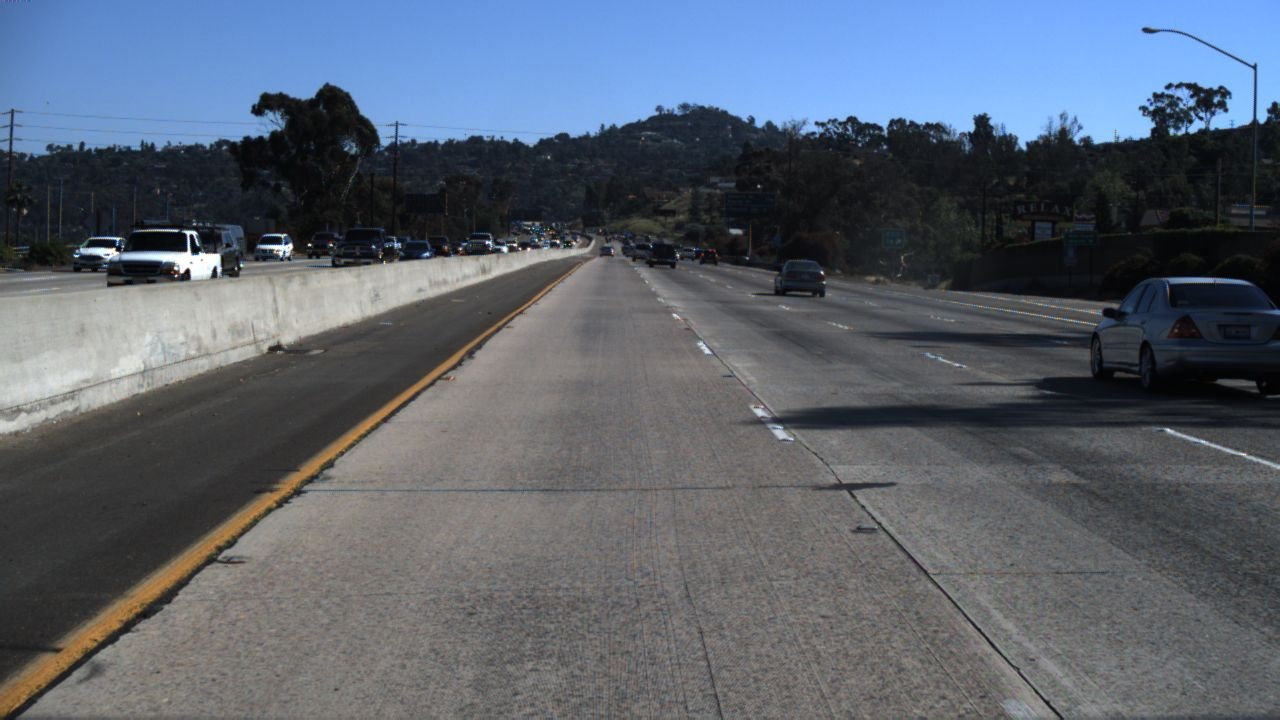
#> input picture Dataset/Input/15.jpg, 1280 x 720 px
$ jupyter execute Notebook.ipynb   (shell and % lines are left out)
#> lines starting #> are read from the running program, lines starting #| are printed output that depends on the picture
#> further down, image is the input picture: shape (720, 1280, 3); mean R, G, B 90.1, 98.4, 110.7
#| This image is: <class 'numpy.ndarray'> with dimensions: (720, 1280, 3)
# *Import all relevant libraries for video and image processing*

[cell 1]
# Import relevant libraries for video and image processing
from IPython.display import HTML
from moviepy.editor import VideoFileClip
import numpy as np
import cv2
import matplotlib.pyplot as plt
import matplotlib.image as mpimg
import math

## All functions to process image

[cell 2]
# This function converts an image to grayscale
def convert_to_greyscale(image):
    return cv2.cvtColor(image, cv2.COLOR_BGR2GRAY)
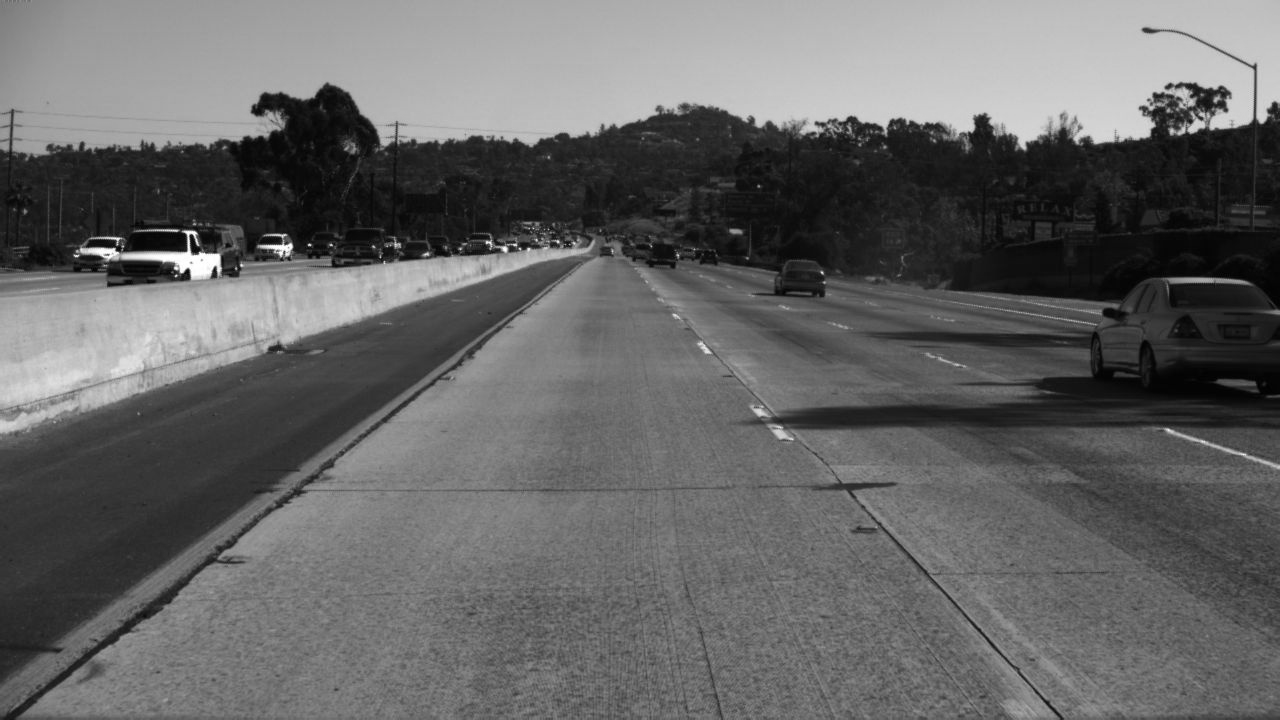
#> returned value: shape (720, 1280); min 0, max 255, mean 101.2

# This function applies a Canny transform to an image
def apply_canny_transform(image, low_threshold, high_threshold):
#> called with low_threshold = 50, high_threshold = 150
    return cv2.Canny(image, low_threshold, high_threshold)
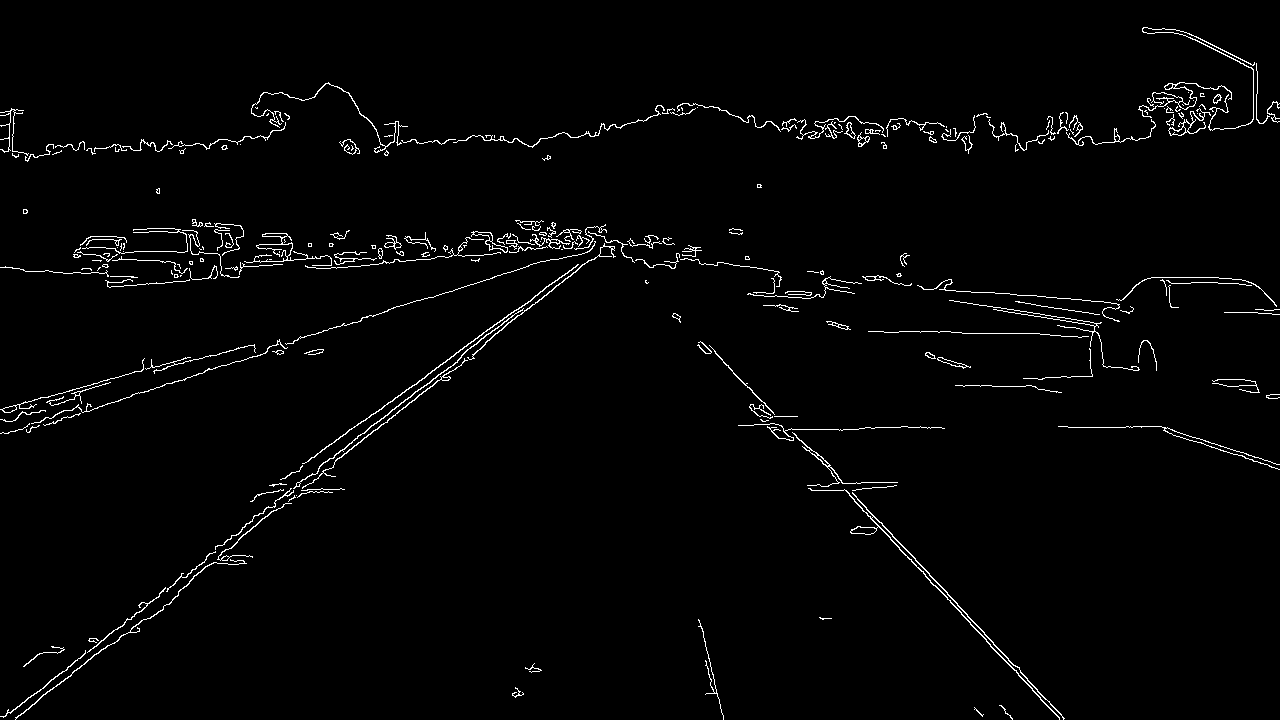
#> returned value: shape (720, 1280); 2% white in thin lines or dots

# This function applies a Gaussian blur to an image
def apply_gaussian_blur(image, kernel_size):
    return cv2.GaussianBlur(image, (kernel_size, kernel_size), 0)

# This function applies a mask to an image
# [67 lines left out: functions apply_mask, hough_line_transformation, display_lines, average, make_points, not called in this run]

# This function merges the lines with the original image
def merge_lines_with_image(image, lines):
    return cv2.addWeighted(image, 0.8, lines, 1, 0)

## Test to see if image is able to be read

[cell 3]
image = mpimg.imread('../Dataset/Input/15.jpg')
print('This image is:', type(image), 'with dimensions:', image.shape)
plt.imshow(image)

## Test if image is able to be converted into greyscale

[cell 4]
gray = convert_to_greyscale(image)
plt.title("GrayScale Image")
plt.imshow(gray, cmap='gray')

## Apply Gaussian Blur to Image

[cell 5]
kernel_size = 5
blur_gray = apply_gaussian_blur(gray, kernel_size)
plt.title("GrayScale Image with Gaussian Blur")
plt.imshow(blur_gray, cmap='gray')

## Apply Canny Transform

[cell 6]
low_threshold = 50
high_threshold = 150

edges = apply_canny_transform(blur_gray, low_threshold, high_threshold)
plt.title("Edges Detected")
#> (this line was passed over: IPython is not available in this run)
plt.imshow(edges, cmap='Greys_r')
#> (this line was passed over: IPython is not available in this run)
